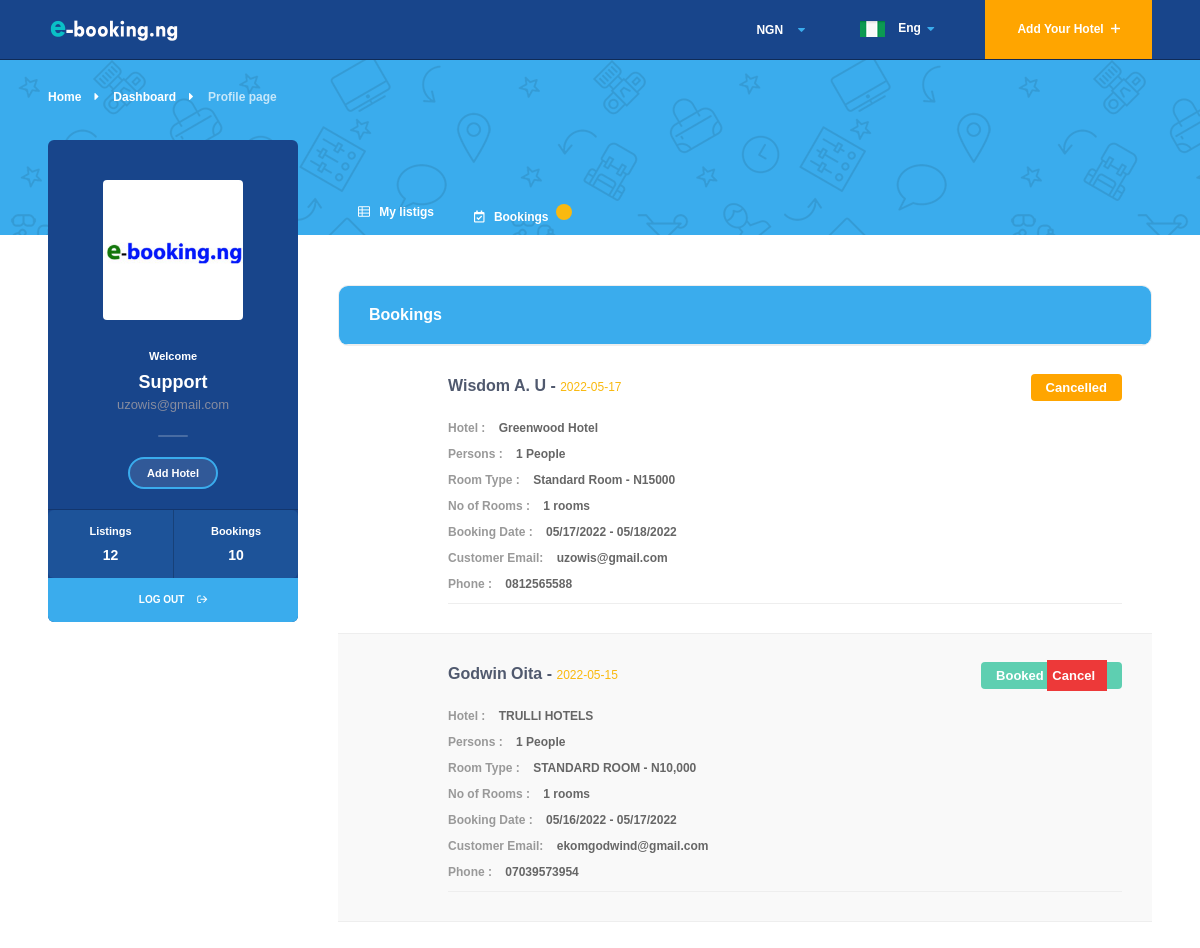
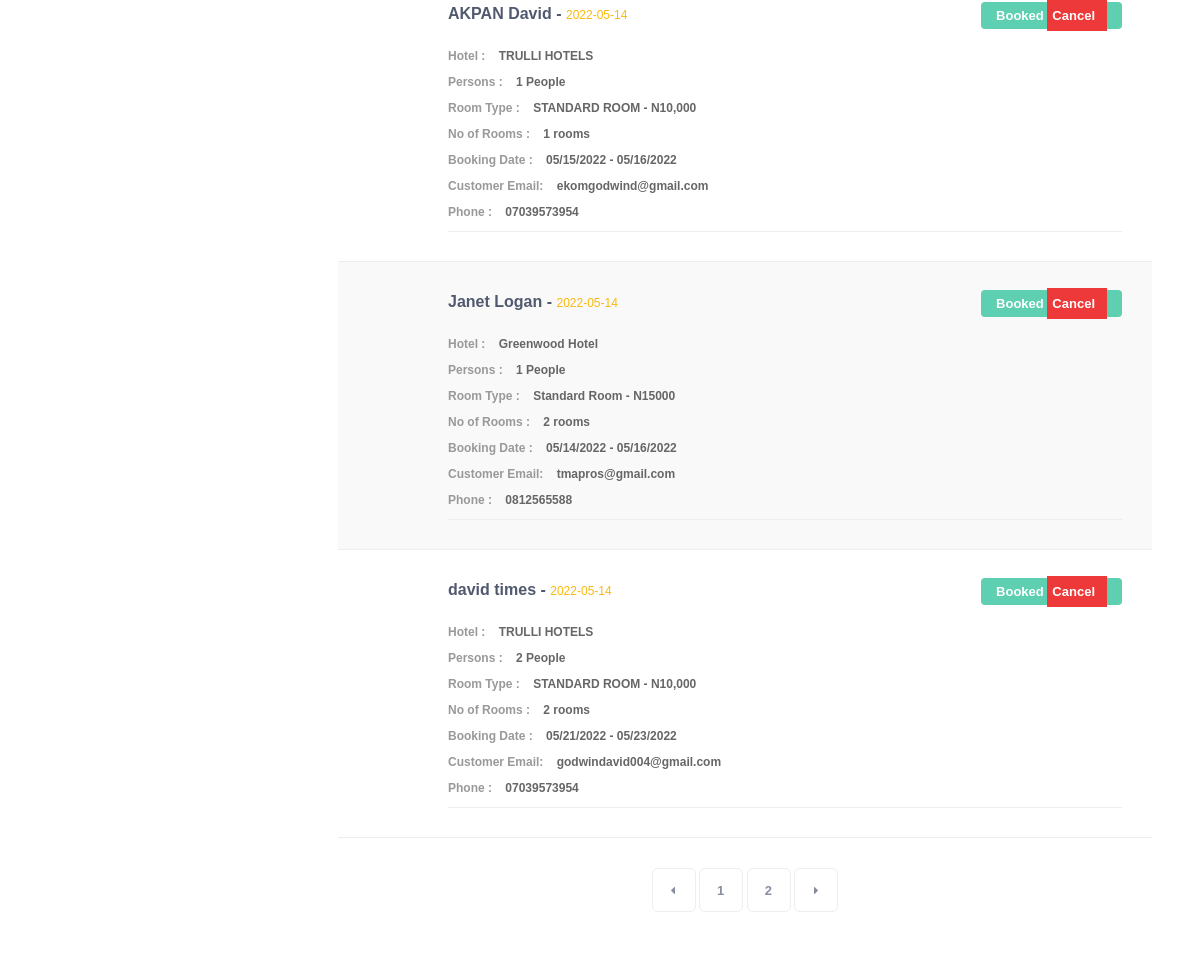
Page /dashboard-bookings.php (signed in) on the committed database (2 pictures, top to bottom).
### tables this page shows
CREATE TABLE `bookings` (
  `id` int(11) NOT NULL,
  `hotel_id` int(11) NOT NULL,
  `room_id` int(11) NOT NULL,
  `booking_id` int(11) NOT NULL,
  `booked_dates` varchar(200) NOT NULL,
  `duration` int(11) NOT NULL,
  `name` varchar(200) NOT NULL,
  `email` varchar(150) NOT NULL,
  `phone` varchar(50) NOT NULL,
  `notes` text NOT NULL,
  `no_of_rooms` int(11) NOT NULL,
  `no_of_persons` int(11) NOT NULL,
  `total_cost` varchar(200) NOT NULL,
  `date` date NOT NULL,
  `booking_status` text NOT NULL
);

CREATE TABLE `hotels` (
  `id` int(11) NOT NULL,
  `h_name` varchar(200) NOT NULL,
  `type` varchar(200) NOT NULL,
  `avg_cost` varchar(200) NOT NULL,
  `website` text NOT NULL,
  `h_address` text NOT NULL,
  `h_state` text NOT NULL,
  `h_city` text NOT NULL,
  `h_phone` varchar(200) NOT NULL,
  `h_email` varchar(200) NOT NULL,
  `details` text NOT NULL
);

CREATE TABLE `rooms` (
  `id` int(11) NOT NULL,
  `hotel_id` int(11) NOT NULL,
  `room_title` text NOT NULL,
  `price` varchar(100) NOT NULL,
  `no_of_guest` int(100) NOT NULL,
  `details` text NOT NULL
);

### dashboard-bookings.php (the view, shortened to what this page needs)
<?php
$admin_email = $_SESSION['email'];
require_once ('controllers/db.php');
$query_admin = mysqli_query($db, "SELECT * FROM admin WHERE email = '$admin_email'");
$result_admin = mysqli_fetch_assoc($query_admin);
?>
<!DOCTYPE HTML>
<html lang="en">
    <head>
        <link type="text/css" rel="stylesheet" href="css/reset.css">
        <link type="text/css" rel="stylesheet" href="css/plugins.css">
        <link type="text/css" rel="stylesheet" href="css/style.css">
        <link type="text/css" rel="stylesheet" href="css/color.css">
    </head>
    <body>
        <div id="main">
                    <?php include('admin_header.php'); ?>
                    <section class="middle-padding">
                        <div class="container">
                            <div class="dasboard-wrap fl-wrap">
                                <div class="dashboard-content fl-wrap">
                                    <div class="dashboard-list-box fl-wrap">
                                        <div class="dashboard-header fl-wrap">
                                            <h3>Bookings</h3>
                                        </div>
                                    </div>
                                    <?php
                                    include ('controllers/db.php');
                                    $limit = 5;
                                    $getQuery = "SELECT * FROM bookings";
                                    $q_result = mysqli_query($db, $getQuery);
                                    $total_rows = mysqli_num_rows($q_result);
                                    $total_pages = ceil ($total_rows / $limit);
                                    if (!isset ($_GET['page']) ) {
                                        $page_number = 1;
                                    } else {
                                        $page_number = $_GET['page'];
                                    }
                                    $initial_page = ($page_number-1) * $limit;
                                    $query_booking = "SELECT *FROM bookings ORDER BY id DESC LIMIT " . $initial_page . ',' . $limit;
                                    $result_ = mysqli_query($db, $query_booking);
                                    while ($result_booking = mysqli_fetch_assoc($result_)) {
                                            $date = $result_booking['date'];
                                            $phone = $result_booking['phone'];
                                            $email = $result_booking['email'];
                                            $bookdates = $result_booking['booked_dates'];
                                            $quests = $result_booking['no_of_persons'];
                                            $rooms = $result_booking['no_of_rooms'];
                                            $booking_status = $result_booking['booking_status'];
                                            $booking_id = $result_booking['booking_id'];
                                            $room_id = $result_booking['room_id'];
                                            $hotel_id = $result_booking['hotel_id'];
                                            $query_hotel = mysqli_query($db, "SELECT * FROM hotels WHERE id = '$hotel_id'");
                                            $result_hotel = mysqli_fetch_assoc($query_hotel);
                                            $hotel = $result_hotel['h_name'];
                                            $query_room = mysqli_query($db, "SELECT * FROM rooms WHERE id = '$room_id' AND hotel_id = '$hotel_id'");
                                            $result_room = mysqli_fetch_assoc($query_room);
                                            $room_title = $result_room['room_title'];
                                            $room_price = $result_room['price'];
                                            ?>
                                    <div class="dashboard-list">
                                        <div class="dashboard-message">
                                            <span class="new-dashboard-item" <?php if($booking_status === 'Cancelled'){ echo 'style="background-color: #ffa500; color: white; "';} ?> ><?php echo $booking_status;?> <a href="./cb.php?id=<?php echo $booking_id; ?>&cancel_booking=Cancelled" <?php if($booking_status === 'Booked'){ echo 'style="background-color: #ed3939; color: white; padding: 8px 12px 8px 5px"';}else{ echo 'style="display: none"' ;} ?> >Cancel</a></span>
                                            <div class="dashboard-message-avatar">
                                            </div>
                                            <div class="dashboard-message-text">
                                                <h4><?php echo $result_booking['name']?> - <span><?php echo $date; ?></span></h4>
                                                <div class="booking-details fl-wrap">
                                                    <span class="booking-title">Hotel :</span>
                                                    <span class="booking-text"><a href="#"><?php echo $hotel; ?></a></span>
                                                </div>
                                                <div class="booking-details fl-wrap">
                                                    <span class="booking-title">Persons :</span>
                                                    <span class="booking-text"><?php echo $quests; ?> People</span>
                                                </div>
                                                <div class="booking-details fl-wrap">
                                                    <span class="booking-title">Room Type :</span>
                                                    <span class="booking-text"><?php echo $room_title; ?> - N<?php echo $room_price; ?></span>
                                                </div>
                                                <div class="booking-details fl-wrap">
                                                    <span class="booking-title">No of Rooms :</span>
                                                    <span class="booking-text"><?php echo $rooms; ?> rooms</span>
                                                </div>
                                                <div class="booking-details fl-wrap">
                                                    <span class="booking-title">Booking Date :</span>
                                                    <span class="booking-text"><?php echo $bookdates; ?></span>
                                                </div>
                                                <div class="booking-details fl-wrap">
                                                    <span class="booking-title">Customer Email:</span>
                                                    <span class="booking-text"><a href="#" target="_top"><?php echo $email; ?></a></span>
                                                </div>
                                                <div class="booking-details fl-wrap">
                                                    <span class="booking-title">Phone :</span>
                                                    <span class="booking-text"><a href="tel:0807 558 1223" target="_top"><?php echo $phone; ?></a></span>
                                                </div>
                                            </div>
                                        </div>
                                    </div>
                                    <?php } ?>
                                    <div class="pagination">
                                        <a href="#" class="prevposts-link"><i class="fa fa-caret-left"></i></a>
                                        <?php
                                            for($page_number = 1; $page_number<= $total_pages; $page_number++) {
                                        ?>
                                        <?php echo '<a class="" href = "./dashboard-bookings.php?page=' . $page_number . '">' . $page_number . ' </a>'; ?>
                                        <?php }  ?>
                                        <a href="#" class="nextposts-link"><i class="fa fa-caret-right"></i></a>
                                    </div>
                                </div>
                            </div>
                        </div>
                    </section>
                </div>
            </div>
        </div>
    </body>
</html>

### admin_header.php (shortened to what this page needs)
<?php
$hotels_query = mysqli_query($db, "SELECT * FROM hotels");
$hotelNo = mysqli_num_rows($hotels_query);
$bookings_query = mysqli_query($db, "SELECT * FROM bookings");
$bookingNo = mysqli_num_rows($bookings_query);
?>
<header class="main-header">
    <div class="header-top fl-wrap">
        <div class="container">
            <div class="logo-holder">
                <a href="index.php"><img src="images/logo.png" alt=""></a>
            </div>
            <a href="dashboard-add-listing.php" class="add-hotel">Add Your Hotel <span><i class="far fa-plus"></i></span></a>
            <div class="lang-wrap">
                <div class="show-lang"><img src="images/lan/1.png" alt=""> <span>Eng</span><i class="fa fa-caret-down"></i></div>
            </div>
            <div class="currency-wrap">
                <div class="show-currency-tooltip"> <span>NGN <i class="fa fa-caret-down"></i> </span></div>
            </div>
        </div>
    </div>
</header>
<div id="wrapper">
    <div class="content">
        <section class="flat-header color-bg adm-header">
            <div class="wave-bg wave-bg2"></div>
            <div class="container">
                <div class="dasboard-wrap fl-wrap">
                    <div class="dasboard-breadcrumbs breadcrumbs"><a href="#">Home</a><a href="#">Dashboard</a><span>Profile page</span></div>
                    <div class="dasboard-sidebar">
                        <div class="dasboard-sidebar-content fl-wrap">
                            <div class="dasboard-avatar">
                                <img src="images/avatar/1.jpg" alt="">
                            </div>
                            <div class="dasboard-sidebar-item fl-wrap">
                                <h3>
                                    <span>Welcome </span>
                                    <?php echo $result_admin['name']; ?><br>
                                    <p><?php echo $result_admin['email']; ?></p>
                                </h3>
                            </div>
                            <a href="dashboard-add-listing.php" class="ed-btn">Add Hotel</a>
                            <div class="user-stats fl-wrap">
                                <ul>
                                    <li>
                                        Listings
                                        <span><?php echo $hotelNo ?></span>
                                    </li>
                                    <li>
                                        Bookings
                                        <span><?php echo $bookingNo ?></span>
                                    </li>
                                </ul>
                            </div>
                            <a href="dashboard-bookings.php?logout=1" class="log-out-btn color-bg">Log Out <i class="far fa-sign-out"></i></a>
                        </div>
                    </div>
                    <div class="dasboard-menu">
                        <ul class="dasboard-menu-wrap">
                            <li>
                                <a href="dashboard-listing-table.php?page=1" ><i class="far fa-th-list"></i> My listigs  </a>
                            </li>
                            <li><a href="dashboard-bookings.php?page=1" > <i class="far fa-calendar-check"></i> Bookings <span></span></a></li>
                        </ul>
                    </div>
                </div>
            </div>
        </section>

### admin_header.php (style rules this page uses)
#wrapper { padding-top: 0px; margin-top: 50px; }
.main-header { height: 60px !important; }
.add-hotel { background-color: orange !important; }

### rows in the picture
bookings: booking_status "Cancelled", name "Wisdom A. U", date "2022-05-17", hotel.h_name "Greenwood Hotel", no_of_persons "1", room.room_title "Standard Room", room.price "15000", no_of_rooms "1", booked_dates "05/17/2022 - 05/18/2022", email "uzowis@gmail.com", phone "0812565588"
bookings: booking_status "Booked", name "Godwin Oita", date "2022-05-15", hotel.h_name "TRULLI HOTELS", no_of_persons "1", room.room_title "STANDARD ROOM", room.price "10,000", no_of_rooms "1", booked_dates "05/16/2022 - 05/17/2022", email "ekomgodwind@gmail.com", phone "07039573954"
bookings: booking_status "Booked", name "AKPAN David", date "2022-05-14", hotel.h_name "TRULLI HOTELS", no_of_persons "1", room.room_title "STANDARD ROOM", room.price "10,000", no_of_rooms "1", booked_dates "05/15/2022 - 05/16/2022", email "ekomgodwind@gmail.com", phone "07039573954"
bookings: booking_status "Booked", name "Janet Logan", date "2022-05-14", hotel.h_name "Greenwood Hotel", no_of_persons "1", room.room_title "Standard Room", room.price "15000", no_of_rooms "2", booked_dates "05/14/2022 - 05/16/2022", email "tmapros@gmail.com", phone "0812565588"
bookings: booking_status "Booked", name "david times", date "2022-05-14", hotel.h_name "TRULLI HOTELS", no_of_persons "2", room.room_title "STANDARD ROOM", room.price "10,000", no_of_rooms "2", booked_dates "05/21/2022 - 05/23/2022", email "godwindavid004@gmail.com", phone "07039573954"

### other values in the picture
$result_admin['name'] "Support"
$result_admin['email'] "uzowis@gmail.com"
$hotelNo "12"
$bookingNo "10"
